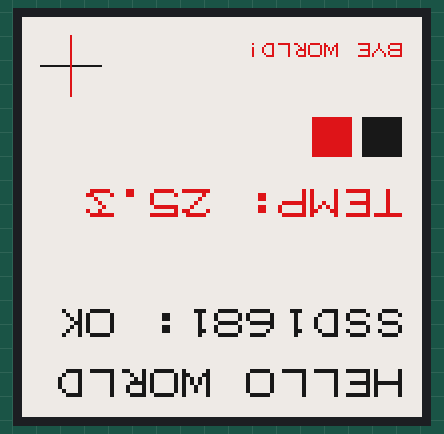
Recording of a program running on a simulated Raspberry Pi Pico running MicroPython. Parts: 200×200 colour display. An e-paper refresh takes a nominal 2 s (0.4 s partial, 12 s with colour); library files of the repository ran but are not shown: ssd1681_driver_fonts.py; what the program prints to the serial console is not drawn. At 48.8 s the program stops and its outputs stay as they are.

Above: at 13.5 s.
At 46.8 s:
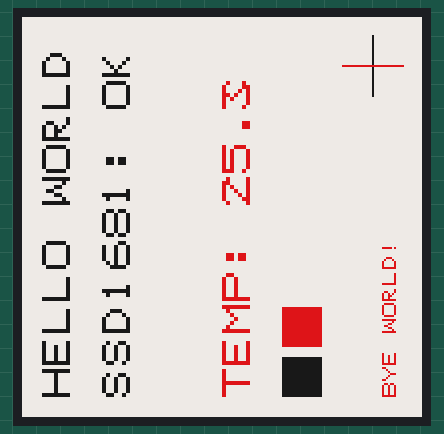

The program:

example_ssd1681.py
```python
# SSD1681 driver demonstration
# Load this file to your Pico and run it to test your e-paper display
# Features: Dual demo runs with 20-second interval, text, shapes, and graphics
# Demo tested using a Waveshare 1.54" e-paper display (200x200, b/w/red)

from ssd1681_driver import create_display, COLOR_WHITE, COLOR_BLACK, COLOR_RED, ORIENTATION_0, ORIENTATION_90, ORIENTATION_180, ORIENTATION_270
import time

def draw_demo_content(display):
    """Draw the demo content on the display"""
    # Clear display buffer
    display.clear()

    # Draw text with different sizes and colors
    display.text("HELLO WORLD!", 10, 10, color=COLOR_BLACK, font_size=2)
    display.text("SSD1681: OK", 10, 40, color=COLOR_BLACK, font_size=2)
    display.text("TEMP: 25.3 C", 10, 100, color=COLOR_RED, font_size=2)

    # Draw a 20x20 black square below the TEMP line
    for x in range(10, 30):
        for y in range(130, 150):
            display.pixel(x, y, COLOR_BLACK)

    # Draw a 20x20 red square to the right of the black square
    for x in range(35, 55):
        for y in range(130, 150):
            display.pixel(x, y, COLOR_RED)

    # Draw a cross in the bottom right corner using black and red lines
    # Cross center at (175, 175), each arm 15 pixels long
    cross_center_x, cross_center_y = 175, 175
    cross_size = 15

    # Draw black horizontal line
    for x in range(cross_center_x - cross_size, cross_center_x + cross_size + 1):
        display.pixel(x, cross_center_y, COLOR_BLACK)

    # Draw red vertical line
    for y in range(cross_center_y - cross_size, cross_center_y + cross_size + 1):
        display.pixel(cross_center_x, y, COLOR_RED)

    # Add some smaller text
    display.text("BYE WORLD!", 10, 180, color=COLOR_RED, font_size=1)

def main():
    """Enhanced demo function with orientation change between demos"""
    print("Initializing SSD1681 display for enhanced demo.")

    # Create display instance with correct pin configuration (default orientation 0)
    display = create_display(cs_pin=17, dc_pin=16, rst_pin=20, busy_pin=21, orientation=ORIENTATION_0)

    # Initialize the display
    display.init()
    print("Display initialized successfully!")

    # First demo (0 degrees)
    print("Running Demo #1 (0 degrees orientation)...")
    draw_demo_content(display)
    print("Updating display...")
    display.show()
    print("Demo #1 complete! Check your display.")

    # 20 second sleep between demos
    print("Waiting 20 seconds before Demo #2...")
    time.sleep(20)

    # Create new display instance with 90-degree orientation
    print("Switching to 90-degree orientation for Demo #2...")
    display = create_display(cs_pin=17, dc_pin=16, rst_pin=20, busy_pin=21, orientation=ORIENTATION_90)
    display.init()

    # Second demo (90 degrees orientation)
    print("Running Demo #2 (90 degrees orientation)...")
    draw_demo_content(display)
    print("Updating display...")
    display.show()
    print("Demo #2 complete! Both demos finished.")

    # Put display to sleep to save power
    time.sleep(2)
    display.sleep()
    print("Display put to sleep mode.")

if __name__ == "__main__":
    main()
```

ssd1681_driver.py
```python
# SSD1681 E-Paper Display Driver for MicroPython for 4-wire SPI interface
# Developed with assistance from GitHub Copilot

## Tested Hardware ##
# Waveshare 1.54" e-Paper Display Module (B)** - 200x200 pixels, Red/Black/White
# Raspberry Pi Pico (W)
# Other SSD1681-based displays should work with pin configuration adjustments

from machine import Pin, SPI
import time
from ssd1681_driver_fonts import FONT_8X8

# SSD1681 Command Constants
CMD_SW_RESET = 0x12
CMD_GATE_DRIVING_VOLTAGE = 0x01
CMD_DATA_ENTRY_MODE = 0x11
CMD_SET_RAM_X_RANGE = 0x44
CMD_SET_RAM_Y_RANGE = 0x45
CMD_SET_RAM_X_COUNTER = 0x4E
CMD_SET_RAM_Y_COUNTER = 0x4F
CMD_WRITE_RAM_BW = 0x24
CMD_WRITE_RAM_RED = 0x26
CMD_LOAD_LUT = 0x22
CMD_ACTIVATE_DISPLAY = 0x20
CMD_DISPLAY_UPDATE = 0x22
CMD_MASTER_ACTIVATE = 0x20
CMD_DEEP_SLEEP = 0x10
CMD_SOFT_START = 0x0C

# Display update modes
UPDATE_MODE_FULL = 0xF7  # Full update with temperature measurement

# Data entry modes
DATA_ENTRY_MODE_DEFAULT = 0x03  # X increment, Y increment

# Color constants
COLOR_WHITE = 0
COLOR_BLACK = 1
COLOR_RED = 2

# Display orientation constants
ORIENTATION_0 = 0    # Board text bottom-right (connector at bottom)
ORIENTATION_90 = 1   # Board text bottom-left (connector at left)
ORIENTATION_180 = 2  # Board text top-left (connector at top)
ORIENTATION_270 = 3  # Board text top-right (connector at right)

class SSD1681:

    def __init__(self, spi, cs, dc, rst, busy, width=200, height=200, orientation=ORIENTATION_0):
        self.spi = spi
        self.cs = cs
        self.dc = dc
        self.rst = rst
        self.busy = busy
        self.width = width
        self.height = height
        self.orientation = orientation

        # Initialize buffers
        self._buffer_size = width * height // 8
        self.buffer = bytearray([0xFF] * self._buffer_size)  # White background
        self.red_buffer = bytearray([0x00] * self._buffer_size)  # No red initially

        # Initialize pins
        self._init_pins()

    def _init_pins(self):
        """Initialize GPIO pins"""
        self.cs.init(Pin.OUT, value=1)
        self.dc.init(Pin.OUT, value=0)
        self.rst.init(Pin.OUT, value=1)
        self.busy.init(Pin.IN, Pin.PULL_UP)

    def _command(self, cmd, data=None):
        """Send command to display"""
        self.dc.value(0)  # Command mode
        self.cs.value(0)
        self.spi.write(bytearray([cmd]))
        self.cs.value(1)
        time.sleep_ms(1)

        if data is not None:
            self._data(data)

    def _data(self, data):
        """Send data to display"""
        self.dc.value(1)  # Data mode
        self.cs.value(0)
        if isinstance(data, (list, tuple)):
            self.spi.write(bytearray(data))
        elif isinstance(data, (bytes, bytearray)):
            self.spi.write(data)
        else:
            self.spi.write(bytearray([data]))
        self.cs.value(1)
        time.sleep_ms(1)

    def _wait_busy(self, timeout_ms=15000):
        """Wait for display to be ready"""
        start = time.ticks_ms()
        while self.busy.value() and (time.ticks_diff(time.ticks_ms(), start) < timeout_ms):
            time.sleep_ms(50)
        return time.ticks_diff(time.ticks_ms(), start) < timeout_ms

    def _reset_ram_address(self):
        """Reset RAM address counters to origin"""
        self._command(CMD_SET_RAM_X_COUNTER, [0x00])
        self._command(CMD_SET_RAM_Y_COUNTER, [0x00, 0x00])

    def _map_coordinates(self, x, y):
        """Map user coordinates to display memory layout for pixels"""
        # Apply orientation transformation
        if self.orientation == ORIENTATION_0:
            # Board text bottom-right (connector at bottom) - our established working orientation
            hw_x = self.width - 1 - x
            hw_y = self.height - 1 - y
        elif self.orientation == ORIENTATION_90:
            # Board text bottom-left (connector at left)
            hw_x = y
            hw_y = self.width - 1 - x
        elif self.orientation == ORIENTATION_180:
            # Board text top-left (connector at top)
            hw_x = x
            hw_y = y
        elif self.orientation == ORIENTATION_270:
            # Board text top-right (connector at right)
            hw_x = self.height - 1 - y
            hw_y = x
        else:
            # Default to ORIENTATION_0
            hw_x = self.width - 1 - x
            hw_y = self.height - 1 - y

        # Standard row-major layout
        byte_index = (hw_y * self.width + hw_x) // 8
        bit_index = hw_x % 8
        return byte_index, bit_index

    def _set_pixel_buffer(self, x, y, buffer, value):
        """
        Set a pixel in the specified buffer

        Args:
            x: X coordinate
            y: Y coordinate
            buffer: Target buffer (self.buffer or self.red_buffer)
            value: True to set bit, False to clear bit
        """
        if not (0 <= x < self.width and 0 <= y < self.height):
            return

        byte_index, bit_index = self._map_coordinates(x, y)
        if value:
            buffer[byte_index] |= (0x80 >> bit_index)
        else:
            buffer[byte_index] &= ~(0x80 >> bit_index)

    def reset(self):
        """Hardware reset sequence"""
        self.rst.value(1)
        time.sleep_ms(200)
        self.rst.value(0)
        time.sleep_ms(10)
        self.rst.value(1)
        time.sleep_ms(200)

    def _power_on_sequence(self):
        """Power on and reset sequence"""
        self.reset()
        self._wait_busy()
        self._command(CMD_SW_RESET)
        self._wait_busy()

    def _configure_ram(self):
        """Configure RAM settings and addressing"""
        # Set gate driver output
        self._command(CMD_GATE_DRIVING_VOLTAGE, [0xC7, 0x00, 0x00])

        # Set display RAM size and data entry mode (dynamic based on display size)
        self._command(CMD_DATA_ENTRY_MODE, [DATA_ENTRY_MODE_DEFAULT])

        # Calculate RAM ranges based on actual display dimensions
        # X range: width in bytes (width // 8)
        x_end = (self.width // 8) - 1
        self._command(CMD_SET_RAM_X_RANGE, [0x00, x_end])

        # Y range: height in pixels
        y_end_low = (self.height - 1) & 0xFF
        y_end_high = ((self.height - 1) >> 8) & 0xFF
        self._command(CMD_SET_RAM_Y_RANGE, [0x00, 0x00, y_end_low, y_end_high])

        # Reset address counters
        self._reset_ram_address()

    def _load_lut(self):
        """Load Look-Up Table from OTP"""
        self._command(CMD_LOAD_LUT, [0xB1])
        self._command(CMD_ACTIVATE_DISPLAY)
        self._wait_busy()

    def init(self):
        """Initialize the display following official sequence"""
        self._power_on_sequence()
        self._configure_ram()
        self._load_lut()
        self._wait_busy()

    def clear(self):
        """Clear the display buffer (set to all white)"""
        # Set all bits to 1 since 1=white pixel in black/white buffer
        for i in range(self._buffer_size):
            self.buffer[i] = 0xFF
        # Clear red buffer (0=no red)
        for i in range(self._buffer_size):
            self.red_buffer[i] = 0x00

    def pixel(self, x, y, color=COLOR_BLACK):
        """
        Set a pixel in the buffer

        Args:
            x: X coordinate
            y: Y coordinate
            color: COLOR_WHITE, COLOR_BLACK, or COLOR_RED
        """
        x, y = int(x), int(y)

        if color == COLOR_WHITE:
            # White: set bit in main buffer, clear red buffer
            self._set_pixel_buffer(x, y, self.buffer, True)
            self._set_pixel_buffer(x, y, self.red_buffer, False)
        elif color == COLOR_BLACK:
            # Black: clear bit in main buffer, clear red buffer
            self._set_pixel_buffer(x, y, self.buffer, False)
            self._set_pixel_buffer(x, y, self.red_buffer, False)
        elif color == COLOR_RED:
            # Red: set bit in main buffer (white background), set red buffer
            self._set_pixel_buffer(x, y, self.buffer, True)
            self._set_pixel_buffer(x, y, self.red_buffer, True)

    def text(self, string, x, y, color=COLOR_BLACK, font_size=1):
        """
        Draw text to the buffer

        Args:
            string: Text to draw
            x: X position (left edge)
            y: Y position (top edge)
            color: COLOR_WHITE, COLOR_BLACK, or COLOR_RED
            font_size: Scale factor for text (1=8x8, 2=16x16, etc.)
        """
        x, y = int(x), int(y)
        char_width = 8 * font_size

        for char_index, char in enumerate(string):
            char_x = x + (char_index * char_width)
            if char_x + char_width > self.width:
                break
            self._draw_char(char, char_x, y, color, font_size)

    def _draw_char(self, char, x, y, color, font_size=1):
        """Draw a single character with optional scaling - uses standard orientation"""
        char_data = FONT_8X8.get(char, FONT_8X8[' '])

        # Always render in standard orientation - let pixel() handle coordinate mapping
        for row in range(8):
            for col in range(8):
                # Standard character rendering (same as ORIENTATION_0 was doing)
                if char_data[7-col] & (1 << row):
                    # Draw scaled pixel block
                    for scale_row in range(font_size):
                        for scale_col in range(font_size):
                            pixel_x = x + (7 - col) * font_size + scale_col
                            pixel_y = y + row * font_size + scale_row
                            self.pixel(pixel_x, pixel_y, color)

    def show(self):
        """Update the display with buffer contents"""
        # Write black/white image data
        self._reset_ram_address()
        self._command(CMD_WRITE_RAM_BW, self.buffer)

        # Write red image data
        self._reset_ram_address()
        self._command(CMD_WRITE_RAM_RED, self.red_buffer)

        # Configure soft start and trigger display update
        self._command(CMD_SOFT_START, [0xD7, 0xD6, 0x9D])
        self._command(CMD_DISPLAY_UPDATE, [UPDATE_MODE_FULL])
        self._command(CMD_MASTER_ACTIVATE)

        # Wait for update completion
        self._wait_busy()

    def sleep(self):
        """Put display into deep sleep mode"""
        self._command(CMD_DEEP_SLEEP, [0x01])


def create_display(cs_pin=17, dc_pin=16, rst_pin=20, busy_pin=21, sck_pin=18, mosi_pin=19, orientation=ORIENTATION_0, width=200, height=200):
    """
    Create and return a configured SSD1681 display instance

    Args:
        cs_pin: Chip Select pin number (default: 17)
        dc_pin: Data/Command pin number (default: 16)
        rst_pin: Reset pin number (default: 20)
        busy_pin: Busy status pin number (default: 21)
        sck_pin: SPI Clock pin number (default: 18)
        mosi_pin: SPI MOSI pin number (default: 19)
        orientation: Display orientation (default: ORIENTATION_0)
        width: Display width in pixels (default: 200)
        height: Display height in pixels (default: 200)

    Default wiring for Raspberry Pi Pico:
    VCC  → Pin 40 (VBUS - 5V) or Pin 36 (3V3)
    GND  → Pin 38 (GND)
    DIN  → Pin 25 (GPIO 19 - MOSI)
    CLK  → Pin 24 (GPIO 18 - SCK)
    CS   → Pin 22 (GPIO 17)
    DC   → Pin 21 (GPIO 16)
    RST  → Pin 26 (GPIO 20)
    BUSY → Pin 27 (GPIO 21)
    """
    spi = SPI(0, baudrate=1000000, polarity=0, phase=0, sck=Pin(sck_pin), mosi=Pin(mosi_pin))

    return SSD1681(
        spi=spi,
        cs=Pin(cs_pin),
        dc=Pin(dc_pin),
        rst=Pin(rst_pin),
        busy=Pin(busy_pin),
        orientation=orientation,
        width=width,
        height=height
    )
```

Measured:
- what the display in image 0 shows lasts 33.4 s, from 13.4 s to 46.8 s
